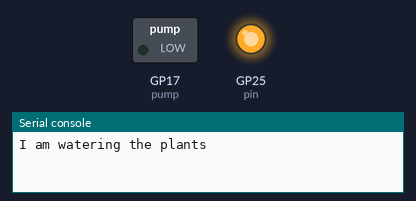
Recording of a program running on a simulated Raspberry Pi Pico running MicroPython. Parts: switched loads named in the program (green lamp = pin HIGH), output pins drawn as LEDs (lit = HIGH), the last lines printed to the serial console.

Above: at 3.0 s.
At 9.0 s:
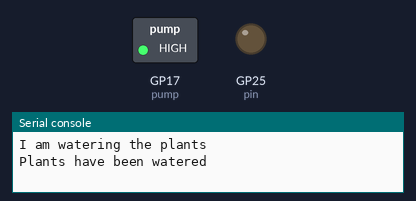
Timing chart, 0 to 15.6 s (numbered marks = the images above):
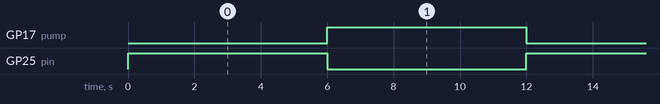

The program:

WaterPump.py
```python
from machine import Pin # Pico Library this stores all the important code to interact with the pins
from time import sleep # Time library helps us to add pauses to the code to make sure things are running correctly

pump = Pin(17, Pin.OUT) # Water Pump - I circulate water and food to the plants
pin = Pin("LED", Pin.OUT) # I am for testing purposes
# I am a function that get's called to water the plants when the substrate is too dry
def pump_on():
    pin.on()
    pump.value(0)
    sleep (1)
    print("I am watering the plants")

# I am another function. I turn off the pump once the plants have enough moisture
def pump_off():
    pin.off()
    pump.value (1)
    sleep (1)
    print ("Plants have been watered")

while True:
    pump_on()
    sleep(5)
    pump_off()
    sleep(5)

    
```

Measured:
- by itself, GP17 (pump), GP25 (pin): alternates HIGH for 6.0 s and LOW for 6.0 s
